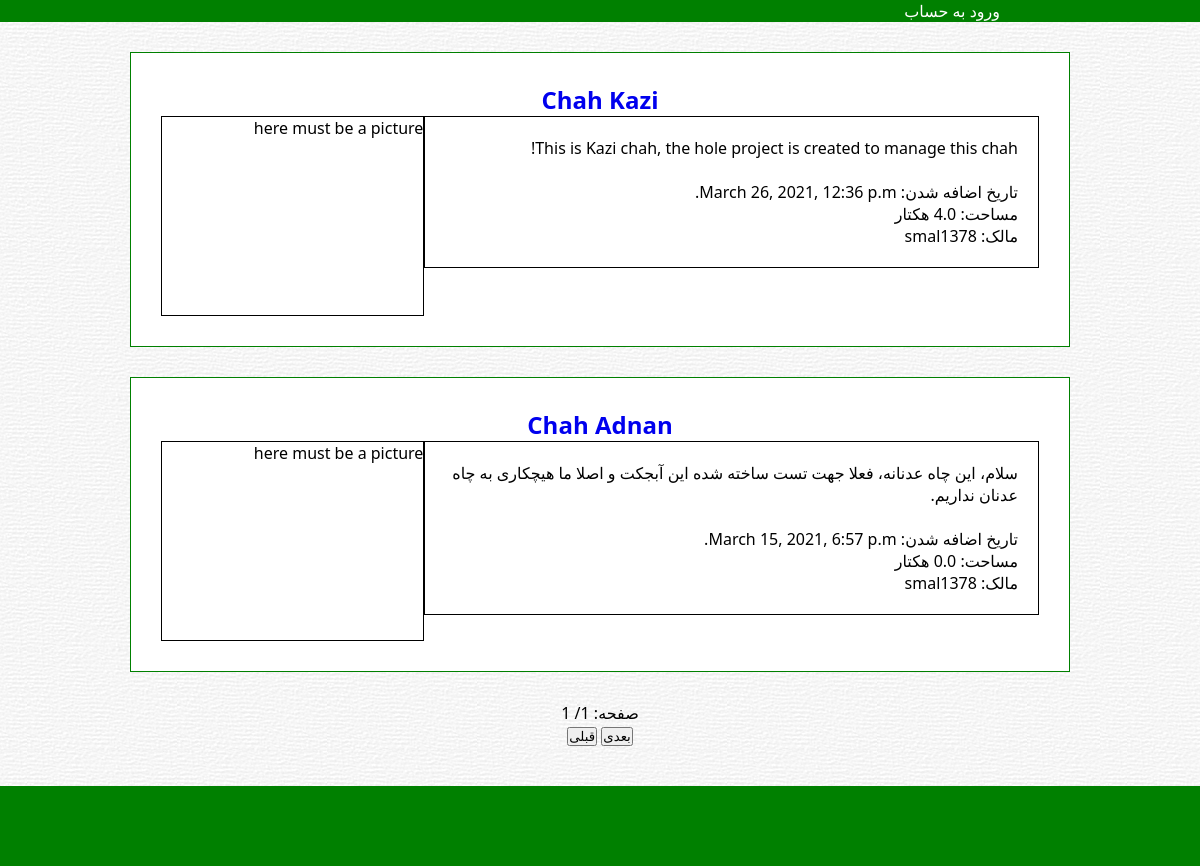
Before: / with the older database file.
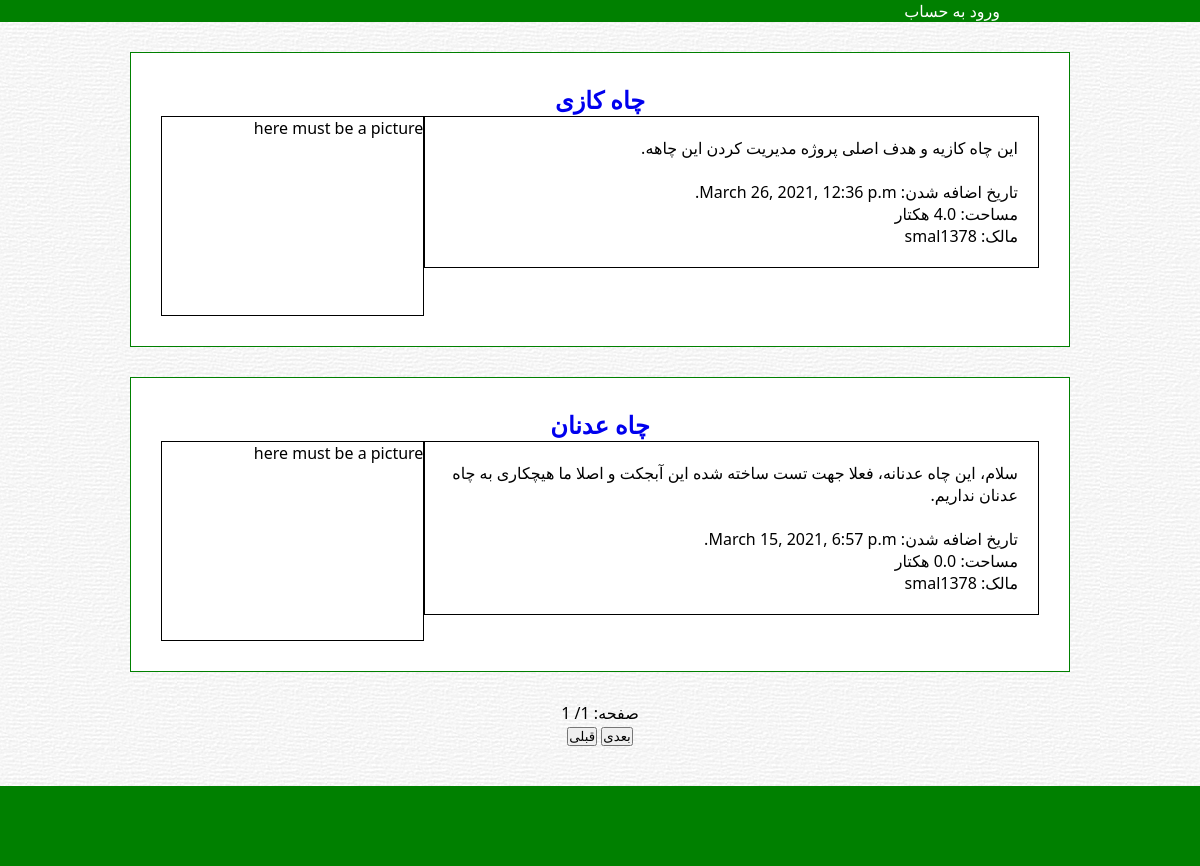
After: the same page with the newer database file.
### maps/models.py (models this page shows, shortened)
class Map(models.Model):
    name = models.CharField(max_length=50)
    user = models.ForeignKey(User, on_delete=models.CASCADE)
    current_water = models.IntegerField(default=0)
    time_created = models.DateTimeField()
    notes = models.TextField()
    s = models.FloatField(default=0)
    rank = models.IntegerField(default=0, db_index=True)

### maps/views.py (the view)
# urls.py: path("", home_view, name="home"),
def home_view(request):
    if request.method == "POST":
        if "prev" in request.POST and request.POST["page"]!="1":
            begin = 5*(int(request.POST["page"])-2)
        elif "next" in request.POST and int(request.POST["page"])*5 < len(Map.objects.all()):
            begin = 5*(int(request.POST["page"]))
        else:
            begin = 5*(int(request.POST["page"])-1)
        maps = Map.objects.order_by("-rank")[begin: begin+5]
        page = request.POST["page"]
    else:
        maps = Map.objects.order_by("-rank")[:5]
        page = 1
    pages = int(len(Map.objects.all()) / 5) + 1
    if request.user.is_authenticated:
        user = request.user.username
    else:
        user = None
    return render(request, "maps/home.html", {"maps": maps, "page": page, "total_pages": pages,
                                              "user": user})

### maps/templates/maps/home.html (shortened to what this page needs)
<!DOCTYPE html>
<html lang="FA">
<head>
    {% extends "maps/base.html" %}
    {% load static %}
    {% block link_css %}
    <link rel="stylesheet" href="{% static 'maps/home.css' %}">
    {% endblock %}
    {% block content %}
    <div id="home_container">
        {% for map in maps %}
            <div class="map">
                <a href="#"><h2>{{ map.name }}</h2></a>
                <div class="info">
                    <p>{{ map.notes }}</p>
                    <br>
                    <p class="more_info">تاریخ اضافه شدن: {{ map.time_created }}</p>
                    <p class="more_info">مساحت: {{ map.s }} هکتار</p>
                    <p class="more_info">مالک: {{ map.user.username }}</p>
                </div>
                <div class="picture">
                    here must be a picture
                </div>
            </div>
        {% endfor %}
        <div class="pagination">
            <p>صفحه: {{page}}/ {{total_pages}}</p>
            <form method="post">
            <button name="next" id="next">بعدی</button>
            <button name="prev" id="prev">قبلی</button>
            </form>
        </div>
    </div>
    {% endblock %}

Changed rows visible on the page:
changed Map: name "Chah Kazi" → "چاه کازی"; notes "This is Kazi chah, the hole project is created to manage this chah!" → "این چاه کازیه و هدف اصلی پروژه مدیریت کردن این چاهه."
changed Map: name "Chah Adnan" → "چاه عدنان"
